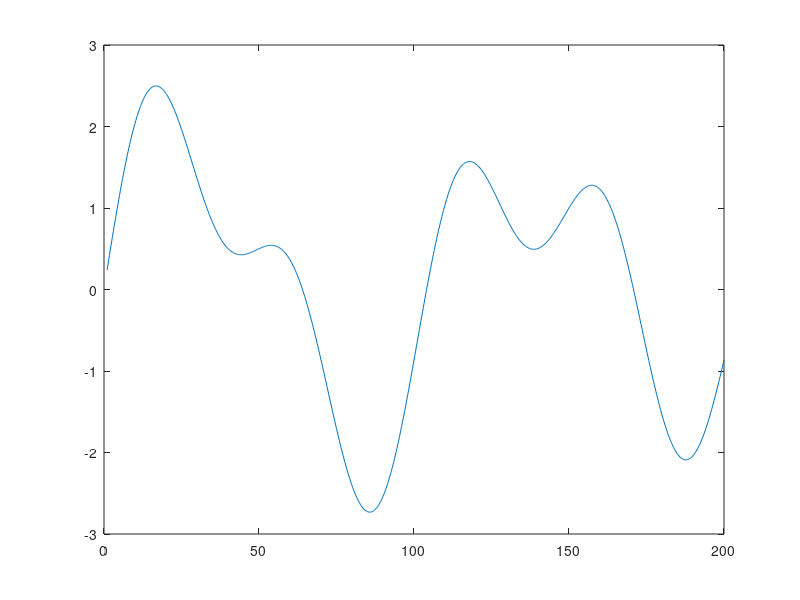

MATLAB code to generate this figure:
%-MD MAHADI HASAN NAHID
%-Lecturer, CSE, SUST
%-CSE 426 - Digitall Signal Processing 

clear all;
clc;

T1 = 50;
T2 = 100;
T3 = 120;

fs1=1/T1;
fs2=1/T2;
fs3=1/T3;

t = 1:0.25:200;

y1 = sin(2*pi*fs1*t);
y2 = sin(2*pi*fs2*t);
y3 = sin(2*pi*fs3*t);

y = y1 + y2 + y3;
plot(t,y)